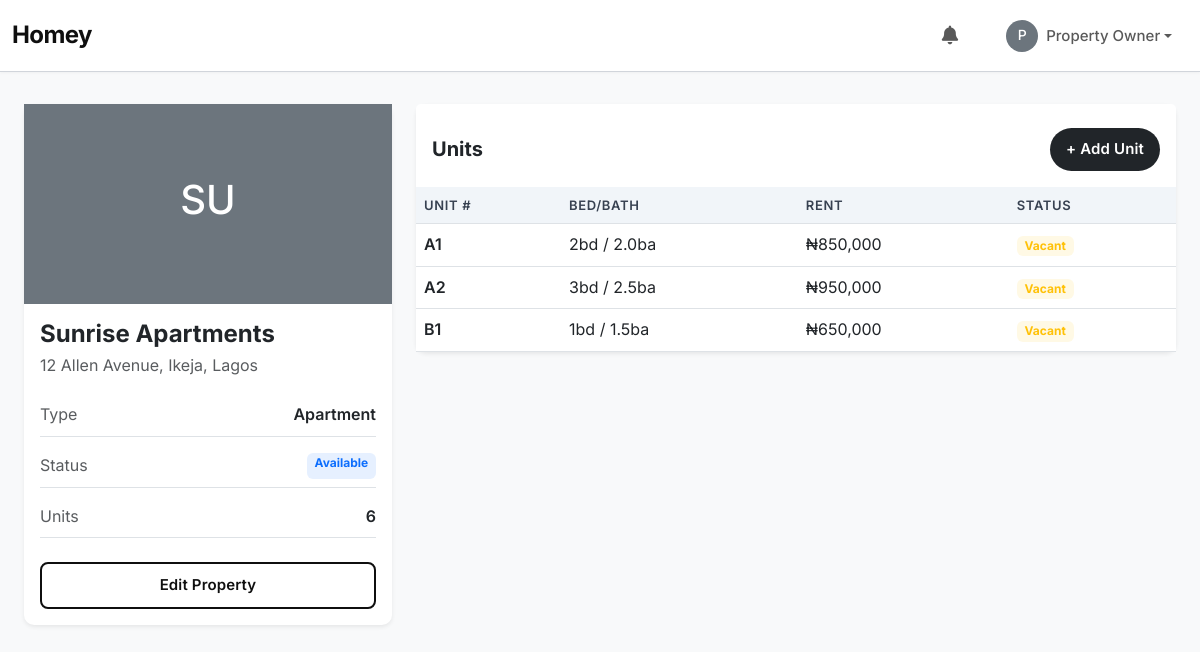
The app's page /properties/1/ (signed in), older data.
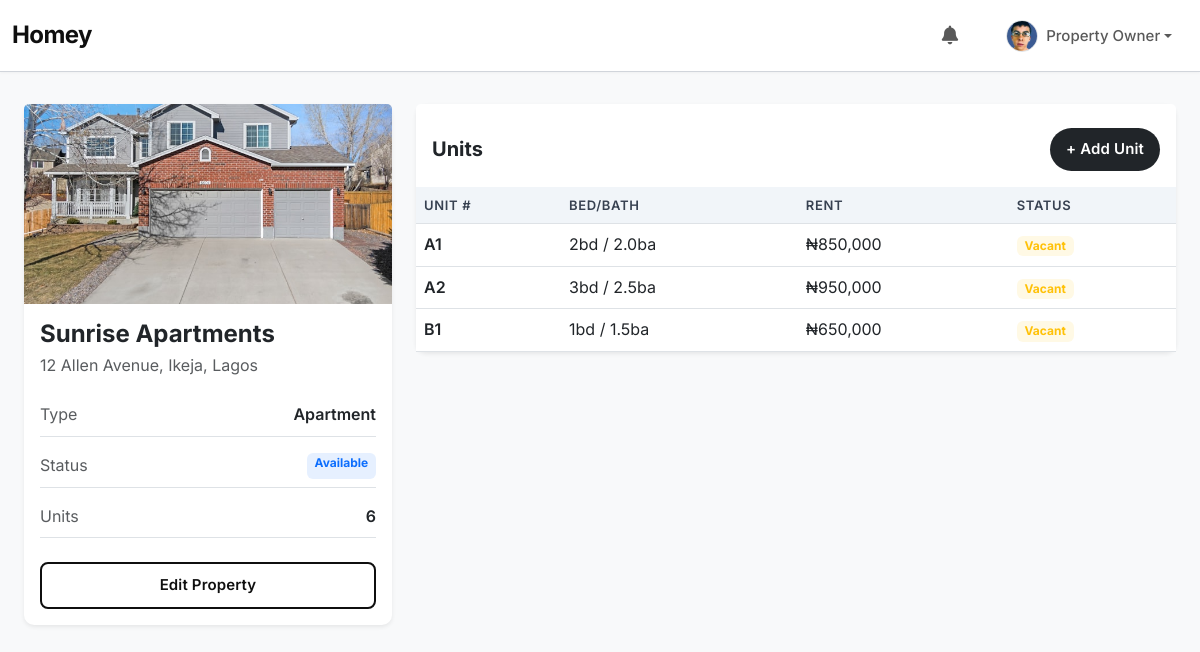
The same page, newer data.
### accounts/models.py (models this page shows, shortened)
class User(AbstractUser):
    ROLE_CHOICES = (
        ('admin', 'Admin'),
        ('owner', 'Property Owner'),
        ('manager', 'Property Manager'),
        ('tenant', 'Tenant'),
    )
    email = models.EmailField(unique=True)
    first_name = models.CharField(max_length=150)
    last_name = models.CharField(max_length=150)
    role = models.CharField(max_length=20, choices=ROLE_CHOICES, default='tenant')
    phone_number = models.CharField(max_length=15, blank=True, null=True)
    profile_picture = models.ImageField(upload_to='profile_pics/', blank=True, null=True)
    USERNAME_FIELD = "email"
    objects = UserManager()
    REQUIRED_FIELDS = ["first_name", "last_name", "role"]
    class Meta:
        ordering = ["email"]
        verbose_name = "User"
        verbose_name_plural = "Users"
    @property
    def get_full_name(self):
        return f"{self.first_name} {self.last_name}"

### properties/models.py (models this page shows, shortened)
class Property(models.Model):
    PROPERTY_TYPES = (
        ('apartment', 'Apartment'),
        ('duplex', 'Duplex'),
        ('commercial', 'Commercial'),
        ('house', 'House'),
    )
    STATUS_CHOICES = (
        ('available', 'Available'),
        ('occupied', 'Occupied'),
        ('maintenance', 'Under Maintenance'),
    )
    name = models.CharField(max_length=255)
    address = models.TextField()
    property_type = models.CharField(max_length=20, choices=PROPERTY_TYPES)
    number_of_units = models.PositiveIntegerField(default=1)
    status = models.CharField(max_length=20, choices=STATUS_CHOICES, default='available')
    owner = models.ForeignKey(User, on_delete=models.CASCADE, related_name='owned_properties', limit_choices_to={'role': 'owner'})
    manager = models.ForeignKey(User, on_delete=models.SET_NULL, null=True, blank=True, related_name='managed_properties', limit_choices_to={'role': 'manager'})
    description = models.TextField(blank=True)
    image = models.ImageField(upload_to='property_images/', blank=True, null=True)
    created_at = models.DateTimeField(auto_now_add=True)
    updated_at = models.DateTimeField(auto_now=True)
    class Meta:
        verbose_name_plural = "Properties"

### properties/views.py (the view)
# urls.py: path('<int:pk>/', views.property_detail, name='property_detail'),
@login_required
@role_required(['owner', 'manager'])
def property_detail(request, pk):
    property_obj = get_object_or_404(Property, pk=pk)
    if request.user.role == 'owner' and property_obj.owner != request.user:
        return redirect('dashboard')
    if request.user.role == 'manager' and property_obj.manager != request.user:
        return redirect('dashboard')
    units = property_obj.units.all()
    return render(request, 'properties/property_detail.html', {'property': property_obj, 'units': units})

### notifications/context_processors.py (called while the page is built)
def notifications(request):
    if request.user.is_authenticated:
        cache_key = f"notifications:summary:{request.user.id}"
        data = cache.get(cache_key)
        if data is None:
            unread_count = Notification.objects.filter(user=request.user, is_read=False).count()
            recent_notifications = list(
                Notification.objects.filter(user=request.user).order_by("-created_at")[:5]
            )
            data = {
                "unread_notifications_count": unread_count,
                "recent_notifications": recent_notifications,
            }
            cache.set(cache_key, data, 60)
        return {
            "unread_notifications_count": data["unread_notifications_count"],
            "recent_notifications": data["recent_notifications"],
        }
    return {}

### templates/properties/property_detail.html (shortened to what this page needs)
{% extends 'base.html' %}
{% load humanize %}
{% block content %}
<div class="row g-4">
    <div class="col-lg-4">
        <div class="card border-0 shadow-sm mb-4">
            {% if property.image %}
                <img src="{{ property.image.url }}" class="card-img-top" alt="{{ property.name }}" style="height: 200px; object-fit: cover;">
            {% else %}
                <div class="bg-secondary text-white d-flex align-items-center justify-content-center" style="height: 200px;">
                    <span class="h1">{{ property.name|slice:":2"|upper }}</span>
                </div>
            {% endif %}
            <div class="card-body">
                <h4 class="fw-bold mb-1">{{ property.name }}</h4>
                <p class="text-muted mb-3">{{ property.address }}</p>
                <div class="d-grid gap-2">
                    <div class="d-flex justify-content-between border-bottom py-2">
                        <span class="text-muted">Type</span>
                        <span class="fw-semibold">{{ property.get_property_type_display }}</span>
                    </div>
                    <div class="d-flex justify-content-between border-bottom py-2">
                        <span class="text-muted">Status</span>
                        <span class="badge bg-primary bg-opacity-10 text-primary">{{ property.get_status_display }}</span>
                    </div>
                    <div class="d-flex justify-content-between border-bottom py-2">
                        <span class="text-muted">Units</span>
                        <span class="fw-semibold">{{ property.number_of_units }}</span>
                    </div>
                </div>
                {% if user.role == 'owner' %}
                    <div class="d-grid gap-2 mt-4">
                        <a href="{% url 'property_update' property.pk %}" class="btn btn-outline-primary">Edit Property</a>
                    </div>
                {% endif %}
            </div>
        </div>
    </div>
    <div class="col-lg-8">
        <div class="card border-0 shadow-sm">
            <div class="card-header bg-white border-0 pt-4 pb-3 d-flex justify-content-between align-items-center">
                <h5 class="fw-bold mb-0">Units</h5>
                <a href="{% url 'add_unit' property.pk %}" class="btn btn-sm btn-dark rounded-pill px-3">+ Add Unit</a>
            </div>
            <div class="table-responsive">
                <table class="table table-hover mb-0">
                    <thead class="bg-light">
                        <tr>
                            <th>Unit #</th>
                            <th>Bed/Bath</th>
                            <th>Rent</th>
                            <th>Status</th>
                        </tr>
                    </thead>
                    <tbody>
                        {% for unit in units %}
                            <tr>
                                <td class="fw-semibold">{{ unit.unit_number }}</td>
                                <td>{{ unit.bedrooms }}bd / {{ unit.bathrooms }}ba</td>
                                <td>₦{{ unit.rent_amount|floatformat:0|intcomma }}</td>
                                <td>
                                    {% if unit.is_occupied %}
                                        <span class="badge bg-success bg-opacity-10 text-success">Occupied</span>
                                    {% else %}
                                        <span class="badge bg-warning bg-opacity-10 text-warning">Vacant</span>
                                    {% endif %}
                                </td>
                            </tr>
                        {% empty %}
                            <tr>
                                <td colspan="4" class="text-center py-4 text-muted">No units added yet.</td>
                            </tr>
                        {% endfor %}
                    </tbody>
                </table>
            </div>
        </div>
    </div>
</div>
{% endblock %}

### templates/base.html (shortened to what this page needs)
<!DOCTYPE html>
<html lang="en">
<head>
    <link href="https://cdn.jsdelivr.net/npm/bootstrap@5.3.0/dist/css/bootstrap.min.css" rel="stylesheet">
        <link rel="stylesheet" href="https://cdnjs.cloudflare.com/ajax/libs/font-awesome/6.5.0/css/all.min.css">
</head>
<body>
    <nav class="navbar navbar-expand-md fixed-top">
        <div class="container-fluid">
            <a class="navbar-brand" href="{% url 'dashboard' %}">Homey</a>
            <div class="collapse navbar-collapse" id="navbarCollapse">
                <ul class="navbar-nav ms-auto mb-2 mb-md-0 align-items-md-center">
                    {% if user.is_authenticated %}
                        <li class="nav-item dropdown me-3">
                            <a class="nav-link dropdown-toggle hide-arrow position-relative" href="#" id="navbarDropdownNotifications" role="button" data-bs-toggle="dropdown" aria-expanded="false">
                            </a>
                        </li>
                        <li class="nav-item dropdown">
                            <a class="nav-link dropdown-toggle d-flex align-items-center" href="#" id="navbarDropdownProfile" role="button" data-bs-toggle="dropdown" aria-expanded="false">
                                {% if user.profile_picture %}
                                    <img src="{{ user.profile_picture.url }}" alt="{{ user.get_full_name }}" class="rounded-circle me-2 border" width="32" height="32" style="object-fit: cover;">
                                {% else %}
                                    <div class="rounded-circle bg-secondary text-white d-flex justify-content-center align-items-center me-2" style="width: 32px; height: 32px; font-size: 0.875rem;">
                                        {{ user.get_full_name|first|upper }}
                                    </div>
                                {% endif %}
                                <span class="d-none d-md-inline fw-medium">{{ user.get_full_name }}</span>
                            </a>
                        </li>
                    {% endif %}
                </ul>
            </div>
        </div>
    </nav>
    <main id="main-content" class="main-content">
        {% block content %}{% endblock %}
    </main>
</body>
</html>

Row changes from the older to the newer data that the page shows:
changed User "Property Owner": profile_picture: picture added; get_full_name|first "P" → (not shown)
changed Property "Sunrise Apartments": image: picture added; name "SU" → (not shown)
